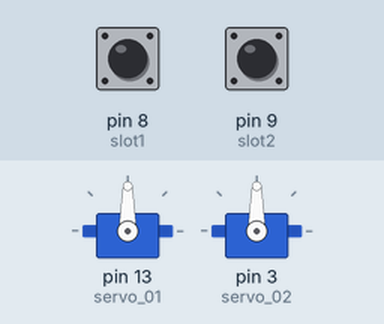
A sketch run on a simulated Arduino Uno, built with avr-gcc and run on an emulated ATmega328P. Shown: 2 × servo. The test bench sets the inputs (shaded band); at power-on: pin 8 (slot1) HIGH, pin 9 (slot2) HIGH.

Above: at 0.2 s.
At 8.25 s:
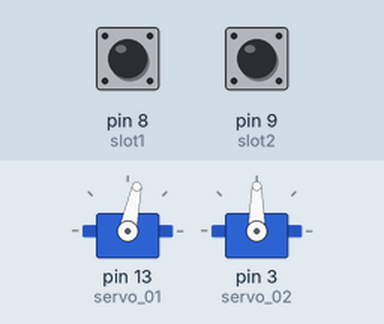
At 19.6 s:
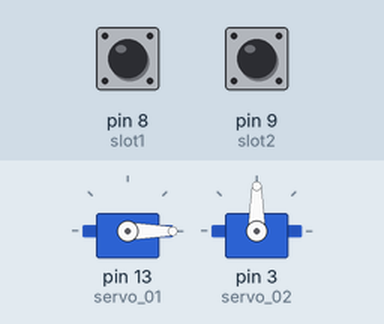
At 29.1 s:
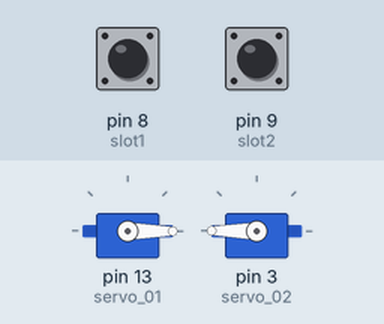
Timing chart, 0 to 40.0 s (numbered marks = the images above):
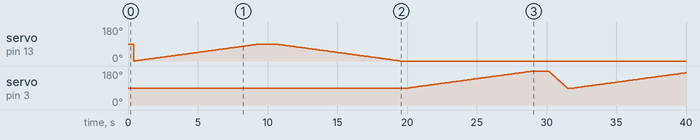

The sketch:

Arduino.ino
```cpp
#include <Servo.h>


Servo servo_01;
Servo servo_02;


int slot1= 8; //slots in Arduino Pin
int slot2= 9;

String sensor1;
String sensor2;

int pos1 = 90;
int pos2 = 90;

String com_data =""; // complete sensor data

void setup()
{
Serial.begin(9600);

pinMode(slot1, INPUT);
pinMode(slot2, INPUT);

servo_01.attach(13);
servo_02.attach(3);
}

void loop()
{

p_slot1();
p_slot2();

gates();

digitalWrite(slot1, HIGH);
digitalWrite(slot2, HIGH);

}


void p_slot1() // functions for each slot
{
  if( digitalRead(slot1) == LOW)
  {
  sensor1 = "255";
 delay(200);
  }
if( digitalRead(slot1) == HIGH)
{
  sensor1 = "0";
 delay(200);
}

}

void p_slot2()
{
  if( digitalRead(slot2) == LOW)
  {
  sensor2 = "255";
  delay(200);
  }
if( digitalRead(slot2) == HIGH)
  {
  sensor2 = "0";
 delay(200);
  }
}


void gates()
{
  if ((( digitalRead(slot1) == HIGH) || ( digitalRead(slot2) == HIGH) ))
      {
        for (pos2 = 90; pos2 <= 180 ; pos2 += 1) {
          // in steps of 1 degree
          servo_02.write(pos2);
          delay(100);
        }
          delay(1000);
        for (pos2 = 180; pos2 >= 90; pos2 -= 1) {
          servo_02.write(pos2);
          delay(15);
        }
      }

  if ((( digitalRead(slot1) == LOW) || ( digitalRead(slot2) == LOW) ))
      {
        for (pos1 = 0; pos1 <= 90 ; pos1 += 1) {
          // in steps of 1 degree
          servo_01.write(pos1);
          delay(100);
        }
          delay(1000);
        for (pos1 = 90; pos1 >= 0; pos1 -= 1) {
          servo_01.write(pos1);
          delay(100);
        }
      }
}
```

Measured:
- by itself, servo on pin 13 (servo_01): 90° → 0° at 0.40 s, → 1° 0.10 s later, → 2° 0.10 s later, → 3° 0.10 s later, … (181 changes in this stretch)
- by itself, servo on pin 3 (servo_02): 90° → 91° at 20.1 s, → 92° 0.10 s later, → 93° 0.10 s later, → 94° 0.10 s later, … (217 changes in this stretch)
